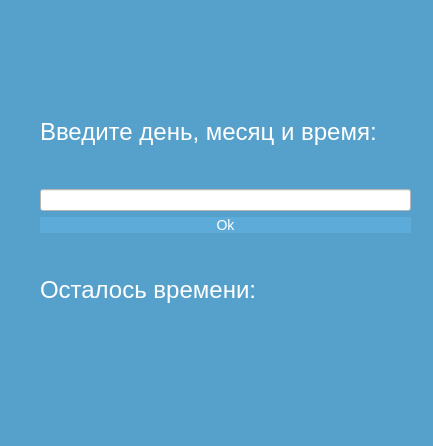
<?xml version="1.0" encoding="UTF-8"?>
<ui version="4.0">
 <class>Dialog</class>
 <widget class="QDialog" name="Dialog">
  <property name="geometry">
   <rect>
    <x>0</x>
    <y>0</y>
    <width>433</width>
    <height>446</height>
   </rect>
  </property>
  <property name="windowTitle">
   <string>Dialog</string>
  </property>
  <property name="styleSheet">
   <string notr="true">background-color: #56a1cc;</string>
  </property>
  <widget class="QWidget" name="verticalLayoutWidget">
   <property name="geometry">
    <rect>
     <x>40</x>
     <y>80</y>
     <width>371</width>
     <height>261</height>
    </rect>
   </property>
   <layout class="QVBoxLayout" name="verticalLayout">
    <item>
     <widget class="QLabel" name="label_2">
      <property name="styleSheet">
       <string notr="true">color: white;
font-size: 24px;
font-weight: bolt;
text-align: justify;</string>
      </property>
      <property name="text">
       <string>Введите день, месяц и время:</string>
      </property>
     </widget>
    </item>
    <item>
     <widget class="QLineEdit" name="lineEdit">
      <property name="styleSheet">
       <string notr="true">background-color: white;</string>
      </property>
     </widget>
    </item>
    <item>
     <widget class="QPushButton" name="pushButton">
      <property name="styleSheet">
       <string notr="true">QPushButton {
	background-color: #5dabd9;
	color: white;
	font-size: 14px;
	font-weidht: bolt;
	border: none;
	tex-align: center;
}

QPushButton:hover {
	background-color: #5dd9d9;
}

QPushButton:pressed {
	background-color: #4088db;
}</string>
      </property>
      <property name="text">
       <string>Ok</string>
      </property>
     </widget>
    </item>
    <item>
     <widget class="QLabel" name="label">
      <property name="styleSheet">
       <string notr="true">color: white;
font-size: 24px;
font-weight: bolt;</string>
      </property>
      <property name="text">
       <string>Осталось времени:</string>
      </property>
     </widget>
    </item>
   </layout>
  </widget>
 </widget>
 <resources/>
 <connections/>
</ui>
